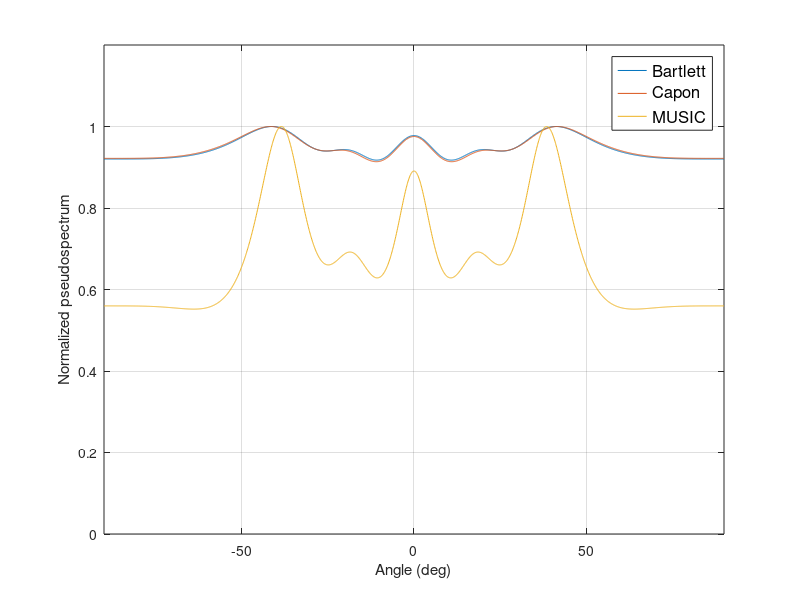

Source code (MATLAB):
j=sqrt(-1);
antenna_num=8;
data_num=1000;
target_num=2;

%matrix X만들기->-90에서 90까지의 난수
mat_x=-90+180*rand(antenna_num,data_num);

%Rxx 만들기
acc_mat=zeros(8,8);

for ii=1:data_num
    column_vec=mat_x(:,ii);
    product_mat=column_vec*column_vec';
    acc_mat=acc_mat+product_mat;
end

Rxx=acc_mat/data_num;

%의사 스펙트럼 만들기
mat_alpha=zeros(antenna_num,1);
theta_start=-90;
theta_end=90;
theta_int=0.1;

P_Bartlett=zeros(1,(theta_end-theta_start)/theta_int+1);
P_Capon=zeros(1,(theta_end-theta_start)/theta_int+1);

mm=1;
for delta_theta=theta_start:theta_int:theta_end
    %일단 각 theta에 맞는 alpha matrix를 만들어보자
    for kk=1:antenna_num
        mat_alpha(kk,1)=exp(j*pi*(kk-1)*sin(delta_theta*pi/180));
    end
    P_Bartlett(1,mm)=(mat_alpha'*Rxx*mat_alpha)/(mat_alpha'*mat_alpha);
    P_Capon(1,mm)=1/(mat_alpha'*inv(Rxx)*mat_alpha);
    mm=mm+1;
end



%의사 스펙트럼 만들기(MUSIC)
[eigen_vec, eigen_val]=eig(Rxx);
eigen_vec_n=eigen_vec(:, 1:antenna_num-target_num);
P_MUSIC=zeros(1,(theta_end-theta_start)/theta_int+1);

mm=1;
for delta_theta=theta_start:theta_int:theta_end
    for kk=1:antenna_num
        mat_alpha(kk,1)=exp(j*pi*(kk-1)*sin(delta_theta*pi/180));
    end
    P_MUSIC(1,mm)=(mat_alpha'*mat_alpha)/(mat_alpha'*eigen_vec_n*eigen_vec_n'*mat_alpha);
    mm=mm+1;
end


plot(theta_start:theta_int:theta_end, abs(P_Bartlett)/max(abs(P_Bartlett)),theta_start:theta_int:theta_end, abs(P_Capon)/max(abs(P_Capon)),...
    theta_start:theta_int:theta_end, abs(P_MUSIC)/max(abs(P_MUSIC)));   
xlabel('Angle (deg)')
ylabel('Normalized pseudospectrum')
axis([-90 90 0 1.2])
grid on
legend('Bartlett','Capon','MUSIC','FontSize',12 )



    


